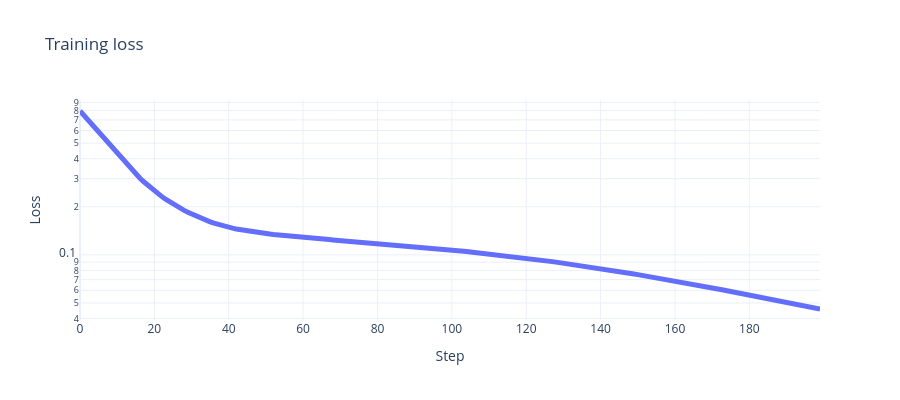

Here is the notebook cell this chart was saved with:
### Code cell
fig = go.Figure()
fig.add_trace(go.Scatter(y=losses, mode="lines", name="MSE loss", line=dict(width=5, color="#636EFA")))
fig.update_layout(title="Training loss", xaxis_title="Step", yaxis_title="Loss", height=400, template="plotly_white", yaxis_type="log")
fig.show()

### Figure 1 — Plotly figure (JSON) as saved in the notebook; plotly's stock layout.template omitted (floating-point values rounded to 4 significant figures; data arrays with more than 128 entries replaced by an {"elided": "..."} marker saying what was removed)
{"data": [{"line": {"color": "#636EFA", "width": 5}, "mode": "lines", "name": "MSE loss", "type": "scatter", "y": {"elided": "200 float values"}}], "layout": {"height": 400, "title": {"text": "Training loss"}, "xaxis": {"title": {"text": "Step"}}, "yaxis": {"title": {"text": "Loss"}, "type": "log"}}}
